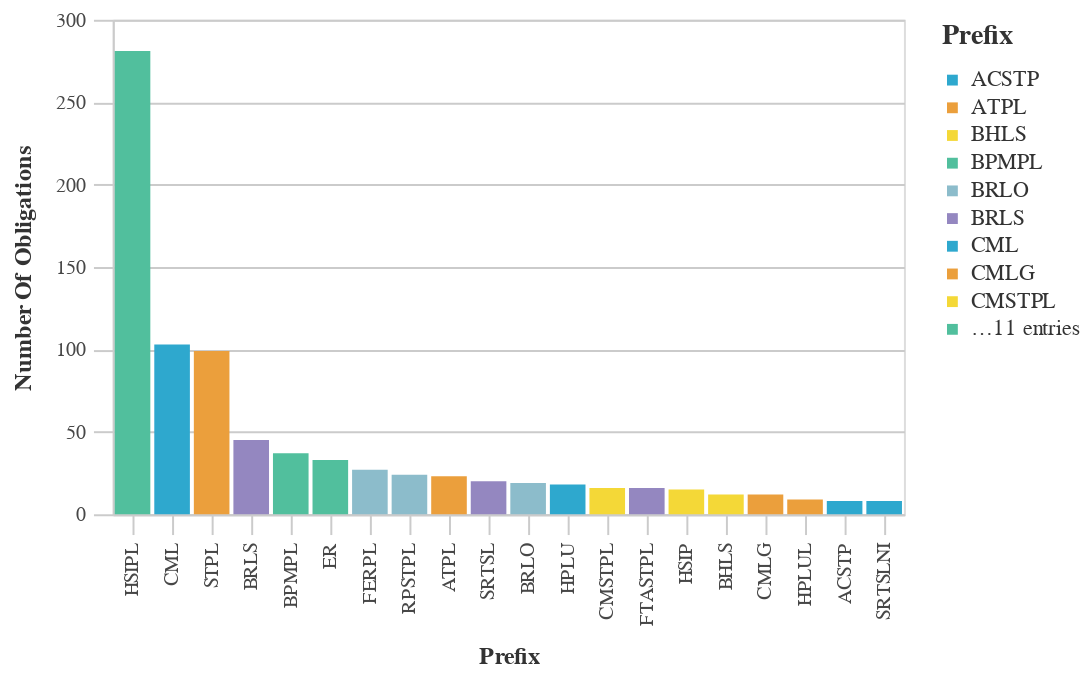

Here is the notebook cell this chart was saved with:
### Code cell
#Bar chart with the Most Used Prefix Counts
chart_df = (df_top>>filter(_.variable=='prefix')).rename(columns={"value":"Prefix",
                                 "count":"Number of Obligations"})
chart9= (_dla_utils_reports.basic_bar_chart_no_save(chart_df, 'Prefix', 'Number of Obligations', 'Prefix', district))
    
display(HTML("<h4><strong>Most Used Prefix Codes</strong></h4>"))
chart9

### Figure 1 — Vega-Lite specification as saved in the notebook (floating-point values rounded to 4 significant figures)
{"config": {"view": {"continuousWidth": 400, "continuousHeight": 300}, "axis": {"domainColor": "#cbcbcb", "grid": true, "gridColor": "#cbcbcb", "gridWidth": 1, "labelColor": "#474747", "labelFont": "Nunito Sans", "labelFontSize": 10, "labelPadding": 4, "tickColor": "#cbcbcb", "tickSize": 10, "titleColor": "#333", "titleFont": "Raleway", "titleFontSize": 12, "titlePadding": 10}, "axisBand": {"grid": false}, "background": "white", "font": "Raleway", "header": {"labelFont": "Nunito Sans", "titleFont": "Raleway"}, "legend": {"labelColor": "#333", "labelFont": "Nunito Sans", "labelFontSize": 11, "labelLimit": 0, "padding": 1, "symbolSize": 30, "symbolType": "square", "titleColor": "#333", "titleFont": "Raleway", "titleFontSize": 14, "titlePadding": 10}, "title": {"anchor": "middle", "font": "Raleway", "fontSize": 18, "fontWeight": 300, "offset": 20}}, "data": {"name": "data-5b6d5c713aafb7a7ba049a1ca44bb5b1"}, "mark": "bar", "encoding": {"color": {"field": "Prefix", "legend": {"symbolLimit": 10, "title": "Prefix"}, "scale": {"range": ["#2EA8CE", "#EB9F3C", "#F4D837", "#51BF9D", "#8CBCCB", "#9487C0"]}, "type": "nominal"}, "tooltip": [{"field": "Prefix", "type": "nominal"}, {"field": "Number of Obligations", "type": "quantitative"}], "x": {"field": "Prefix", "sort": "-y", "title": "Prefix", "type": "nominal"}, "y": {"field": "Number of Obligations", "title": "Number Of Obligations", "type": "quantitative"}}, "height": 250, "width": 400, "$schema": "https://vega.github.io/schema/vega-lite/v4.17.0.json", "datasets": {"data-5b6d5c713aafb7a7ba049a1ca44bb5b1": [{"Prefix": "HSIPL", "Number of Obligations": 281, "variable": "prefix"}, {"Prefix": "CML", "Number of Obligations": 103, "variable": "prefix"}, {"Prefix": "STPL", "Number of Obligations": 99, "variable": "prefix"}, {"Prefix": "BRLS", "Number of Obligations": 45, "variable": "prefix"}, {"Prefix": "BPMPL", "Number of Obligations": 37, "variable": "prefix"}, {"Prefix": "ER", "Number of Obligations": 33, "variable": "prefix"}, {"Prefix": "FERPL", "Number of Obligations": 27, "variable": "prefix"}, {"Prefix": "RPSTPL", "Number of Obligations": 24, "variable": "prefix"}, {"Prefix": "ATPL", "Number of Obligations": 23, "variable": "prefix"}, {"Prefix": "SRTSL", "Number of Obligations": 20, "variable": "prefix"}, {"Prefix": "BRLO", "Number of Obligations": 19, "variable": "prefix"}, {"Prefix": "HPLU", "Number of Obligations": 18, "variable": "prefix"}, {"Prefix": "CMSTPL", "Number of Obligations": 16, "variable": "prefix"}, {"Prefix": "FTASTPL", "Number of Obligations": 16, "variable": "prefix"}, {"Prefix": "HSIP", "Number of Obligations": 15, "variable": "prefix"}, {"Prefix": "BHLS", "Number of Obligations": 12, "variable": "prefix"}, {"Prefix": "CMLG", "Number of Obligations": 12, "variable": "prefix"}, {"Prefix": "HPLUL", "Number of Obligations": 9, "variable": "prefix"}, {"Prefix": "ACSTP", "Number of Obligations": 8, "variable": "prefix"}, {"Prefix": "SRTSLNI", "Number of Obligations": 8, "variable": "prefix"}]}}
